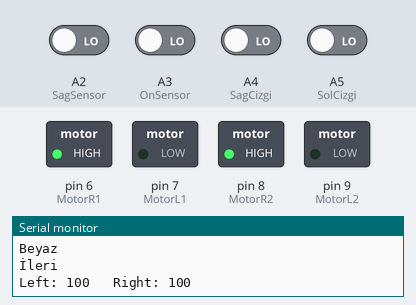
Bench run of a sketch on a simulated Arduino Uno, built with avr-gcc and run on an emulated ATmega328P. On the bench: switched loads named in the sketch (green lamp = pin HIGH), the last lines printed to the serial monitor. Dashed ring = blinking. The test bench sets the inputs (shaded band); at power-on: A2 (SagSensor), A3 (OnSensor), A4 (SagCizgi), A5 (SolCizgi) LOW.

Above: at 1.2 s.
1.3 s: A3 (OnSensor) driven HIGH
At 1.6 s:
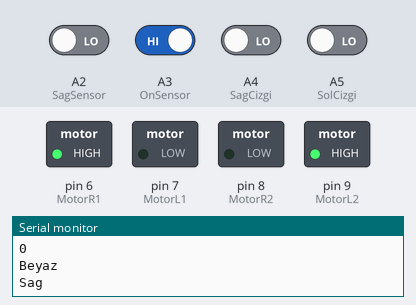
2.8 s: A2 (SagSensor) driven HIGH
At 3.9 s:
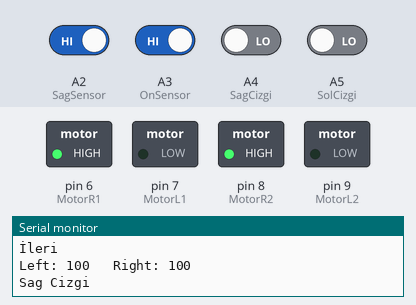
5.8 s: A4 (SagCizgi) driven HIGH
8.8 s: A5 (SolCizgi) driven HIGH
At 9.4 s:
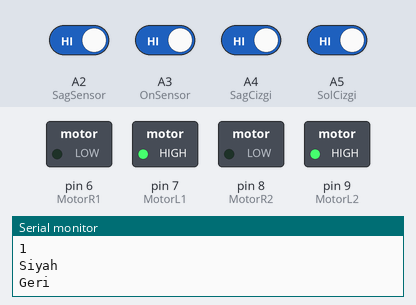
11.8 s: A5 (SolCizgi) driven LOW
At 13.0 s:
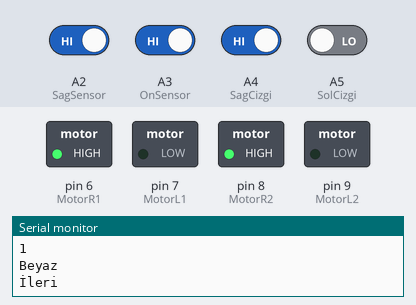
13.5 s: A2 (SagSensor) driven LOW
At 14.0 s:
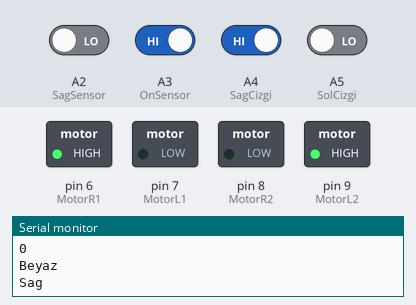
Timing chart, 0 to 16.0 s (numbered marks = the images above; inputs shaded):
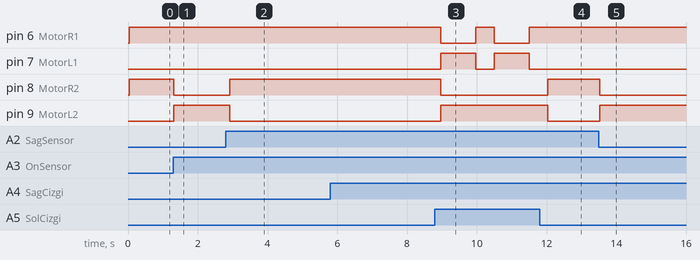

The sketch:

sumo.ino
```cpp
#include <QTRSensors.h>

#define OnSensor A3
#define SagSensor A2
#define SagCizgi A4
#define SolCizgi A5

#define MotorR1 6
#define MotorL1 7
#define MotorR2 8
#define MotorL2 9

int l,r;

QTRSensorsRC qtrrc((unsigned char[]) {SolCizgi, SagCizgi},2, 2500, QTR_NO_EMITTER_PIN);
unsigned int sensorValues[2];

void setup() {
  pinMode(OnSensor, INPUT);
  pinMode(SagSensor, INPUT);
  pinMode(SagCizgi, INPUT);
  pinMode(SolCizgi, INPUT);

  pinMode(MotorR1, OUTPUT);
  pinMode(MotorR2, OUTPUT);
  pinMode(MotorL1, OUTPUT);
  pinMode(MotorL2, OUTPUT);

  Serial.begin(9600);

  while (digitalRead(OnSensor) == 1);

}

void loop() {
  qtrrc.read(sensorValues);             //Sensorleri okuma
  Serial.print("Left: ");
  l = sensorValues[0];
  Serial.print(l);
  Serial.print("\t Right: ");
  r = sensorValues[1];
  Serial.println(r);
  //delay(1000);

  Serial.println("Sag Cizgi");
  Serial.println(digitalRead(SagCizgi));
  Serial.println("Sol Cizgi");
  Serial.println(digitalRead(SolCizgi));
  Serial.println("On Sensor");
  Serial.println(digitalRead(OnSensor));
  Serial.println("Sag Sensor");
  Serial.println(digitalRead(SagSensor));
  //delay(1000);

    if(l <= 1500 or r <= 1500) {
      Serial.println("Beyaz");
      if(digitalRead(OnSensor) == 1 && digitalRead(SagSensor) == 1){
        ileri();
      }
      if(digitalRead(OnSensor) == 0 && digitalRead(SagSensor) == 0){
        ileri();
      }
      if(digitalRead(OnSensor) == 1 && digitalRead(SagSensor) == 0){
        sag();
        delay(500);
      }
      if(digitalRead(OnSensor) == 0 && digitalRead(SagSensor) == 1){
        ileri();
      }
    } else if(l > 1500 or r > 1500) {
      Serial.println("Siyah");
      digitalWrite(MotorR1, LOW);
      digitalWrite(MotorR2, LOW);
      digitalWrite(MotorL1, LOW);
      digitalWrite(MotorL2, LOW);
      geri();
      delay(1000);
      sag();
      delay(500);
    }

}

void ileri() {
  Serial.println("İleri");
  digitalWrite(MotorR1, HIGH);
  digitalWrite(MotorR2, HIGH);

  digitalWrite(MotorL1, LOW);
  digitalWrite(MotorL2, LOW);

}

void geri() {
  Serial.println("Geri");
  digitalWrite(MotorR1, LOW);
  digitalWrite(MotorR2, LOW);

  digitalWrite(MotorL1, HIGH);
  digitalWrite(MotorL2, HIGH);

}

void sag() {
  Serial.println("Sag");
  digitalWrite(MotorR1, HIGH);
  digitalWrite(MotorR2, LOW);

  digitalWrite(MotorL1, LOW);
  digitalWrite(MotorL2, HIGH);

}

void sol() {
  Serial.println("Sol");
  digitalWrite(MotorR1, LOW);
  digitalWrite(MotorR2, HIGH);

  digitalWrite(MotorL1, HIGH);
  digitalWrite(MotorL2, LOW);

}
```

Measured:
- after the input at 1.3 s, pin 8 (MotorR2): HIGH → LOW at once; pin 9 (MotorL2): LOW → HIGH at once
- after the input at 2.8 s, pin 8 (MotorR2): LOW → HIGH after 0.11 s; pin 9 (MotorL2): HIGH → LOW after 0.11 s
- after the input at 8.8 s, pin 6 (MotorR1): alternates HIGH for 0.53 s and LOW for 1.0 s, starting after 0.16 s; pin 7 (MotorL1): alternates HIGH for 1.0 s and LOW for 0.53 s, starting after 0.17 s; pin 8 (MotorR2): HIGH → LOW after 0.16 s; pin 9 (MotorL2): LOW → HIGH after 0.17 s
- after the input at 11.8 s, pin 6 (MotorR1): stays HIGH (without the input it goes to LOW after 0.23 s); pin 7 (MotorL1): stays LOW (without the input it goes to HIGH after 0.24 s); pin 8 (MotorR2): LOW → HIGH after 0.24 s; pin 9 (MotorL2): HIGH → LOW after 0.24 s
- after the input at 13.5 s, pin 8 (MotorR2): HIGH → LOW at once; pin 9 (MotorL2): LOW → HIGH at once
